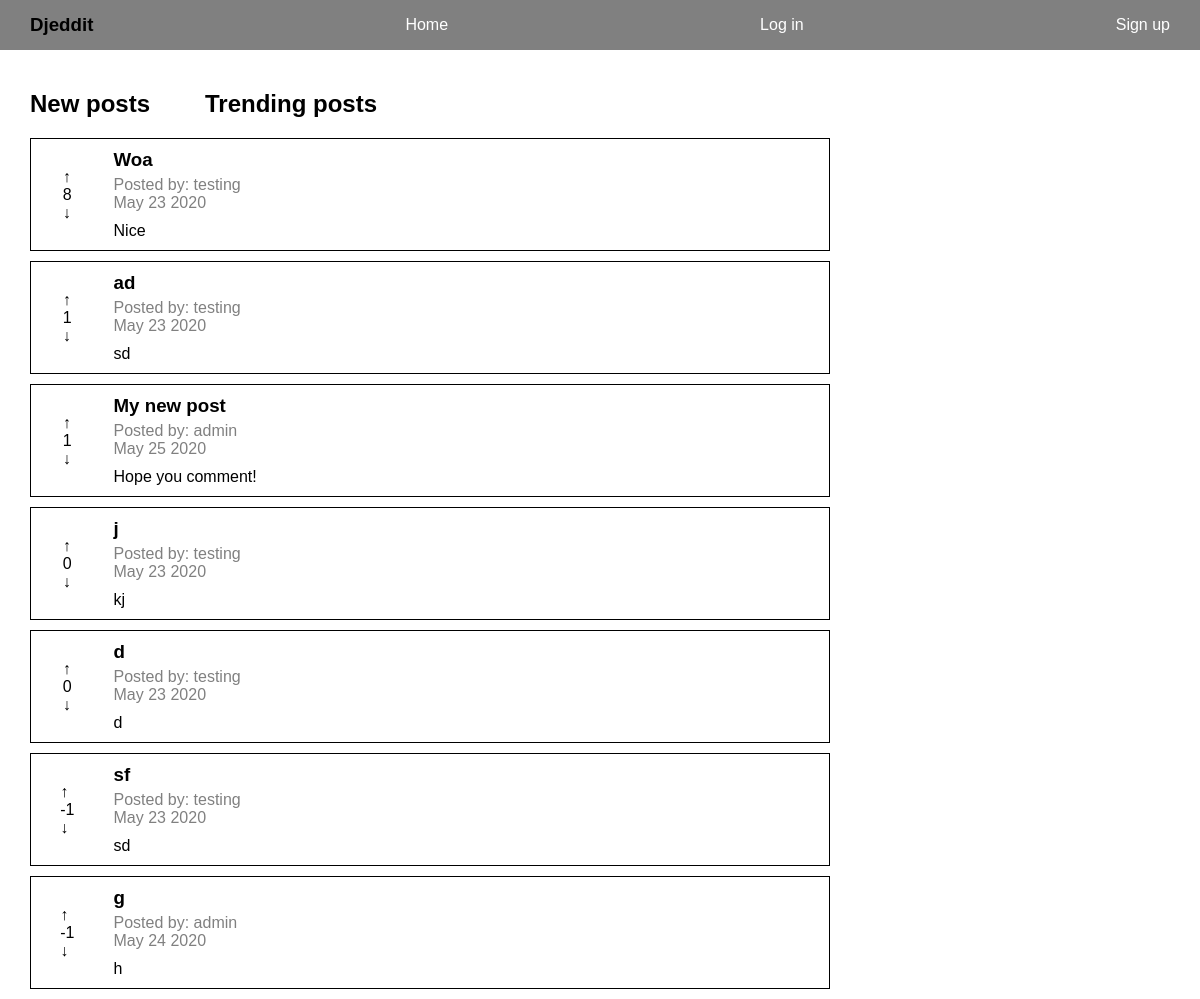
Before: /reddit/trending/ with the older database file.
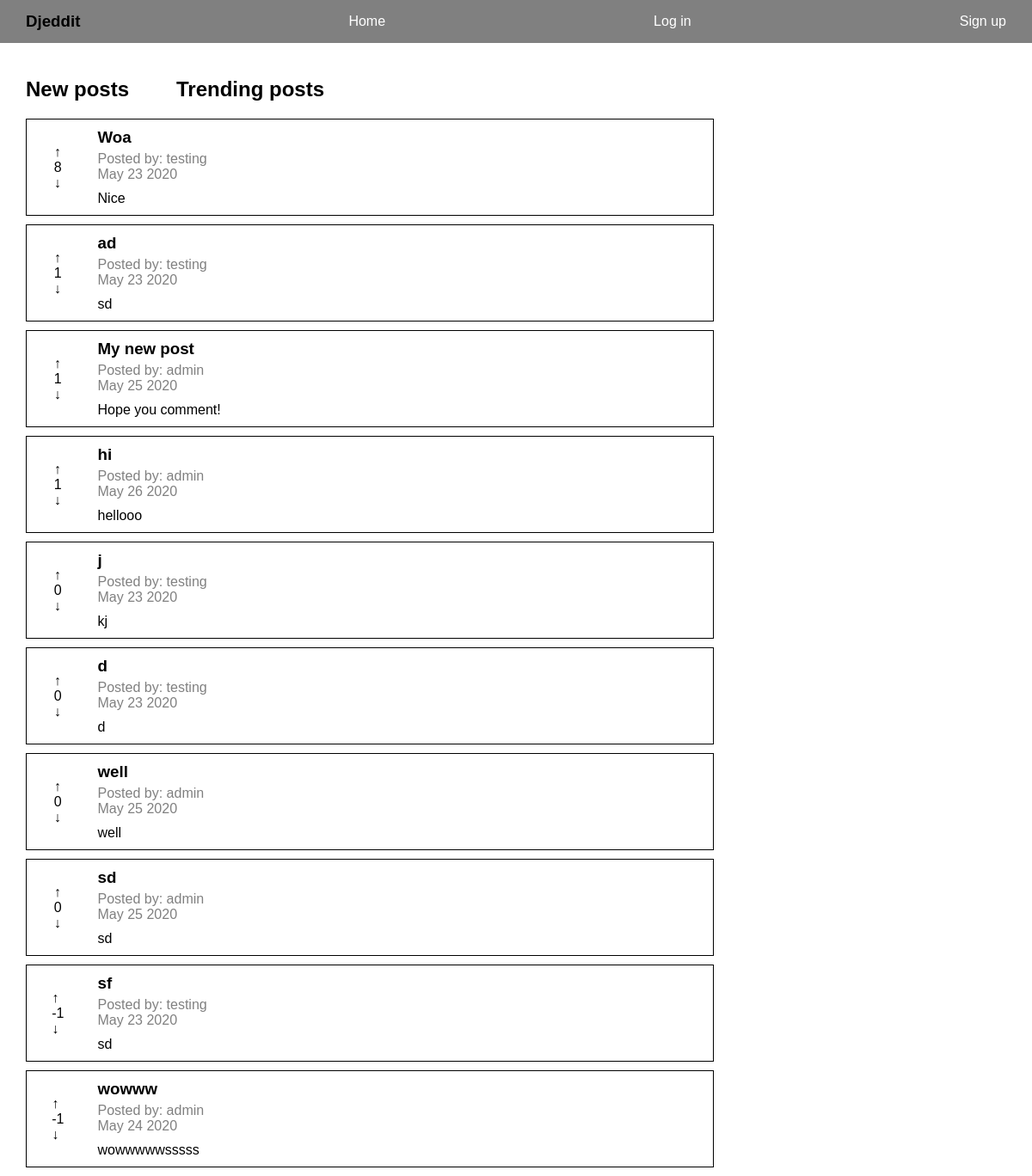
After: the same page with the newer database file.
### reddit_app/models.py (models this page shows, shortened)
class Post(models.Model):
    title = models.CharField(max_length=200)
    author = models.ForeignKey(User, on_delete=models.CASCADE)
    text = models.TextField()
    votes = models.IntegerField(default=0)
    created_at = models.DateTimeField(auto_now_add=True)
    def date_posted(self):
        return self.created_at.strftime('%B %d %Y')

### reddit_app/views.py (the view)
# urls.py: path("trending/", views.trending, name="trending"),
def trending(request):
    posts = Post.objects.all().order_by('-votes')
    context = {"posts": posts}
    return render(request, "reddit_app/trending.html", context)

### templates/reddit_app/trending.html (shortened to what this page needs)
{% extends "base.html" %}
{% block content %}
<div class="post-nav">
    <a href="{% url 'reddit_app:index' %}">
        <h2>New posts</h2>
    </a>
    <a href="{% url 'reddit_app:trending' %}">
        <h2>Trending posts</h2>
    </a>
</div>
<div id="posts">
    {% if posts.count %}
        {% for post in posts %}
            <div class="post-container post-{{post.id}}" style="border: 1px solid black; margin-bottom: 10px;">
                <div>
                    <p class="upvote post-vote" data-votes="{{post.votes}}" data-postid="{{ post.id }}" data-userid="{{ user.id }}">&uarr;</p>
                    <p class="votes">{{post.votes}}</p>
                    <p class="downvote post-vote" data-votes="{{post.votes}}" data-postid="{{ post.id }}" data-userid="{{ user.id }}">&darr;</p>
                </div>
                <div class="post">
                    <a href={% url 'reddit_app:single_post' post.id %}>
                        <h3>{{post.title}}</h3>
                        <div class="post-info">
                            <span>Posted by: {{post.author}}</span>
                            <p>{{post.date_posted}}</p>
                        </div>
                        <p>{{post.text}}</p>
                    </a>
                </div>
            </div>
        {% endfor %}
    {% else %}
        <p>There are no posts</p>
    {% endif %}
</div>
{% load static %}
{% endblock content %}

Changed rows visible on the page:
added Post: votes "1", title "hi", author "admin", date_posted "May 26 2020", text "hellooo"
added Post: votes "0", title "well", author "admin", date_posted "May 25 2020", text "well"
added Post: votes "0", title "sd", author "admin", date_posted "May 25 2020", text "sd"
changed Post: title "g" → "wowww"; text "h" → "wowwwwwsssss"
